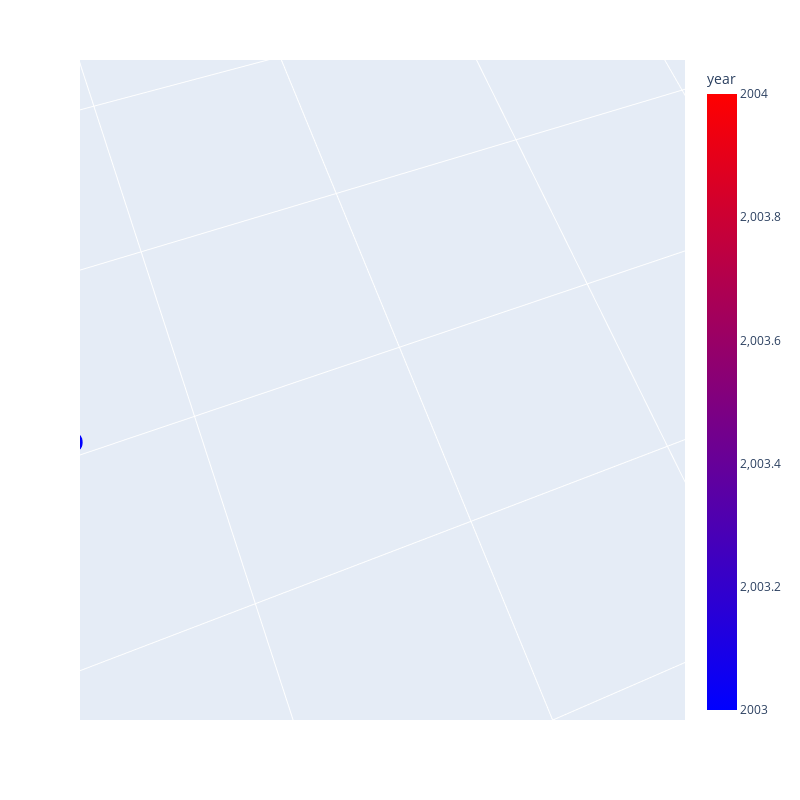

The notebook cell this image was saved under:
### Code cell
fig = px.scatter_3d(df, x='qpc', y='price' , z='year',
              color='year', color_continuous_scale=['blue', 'red'])
fig.update_layout(
    autosize=False,
    width=800,
    height=800)
fig.show()

### Figure 1 — Plotly figure (JSON) as saved in the notebook; plotly's stock layout.template omitted (floating-point values rounded to 4 significant figures)
{"data": [{"hovertemplate": "qpc=%{x}<br>price=%{y}<br>year=%{marker.color}<extra></extra>", "legendgroup": "", "marker": {"color": [2003, 2004, 2003, 2004, 2003, 2004, 2003, 2004], "coloraxis": "coloraxis", "symbol": "circle"}, "mode": "markers", "name": "", "scene": "scene", "showlegend": false, "type": "scatter3d", "x": [2, 1.8, 1, 1.1, 1.5, 1.4, 0.8, 0.7], "y": [75, 85, 50, 48, 60, 65, 55, 60], "z": [2003, 2004, 2003, 2004, 2003, 2004, 2003, 2004]}], "layout": {"autosize": false, "coloraxis": {"colorbar": {"title": {"text": "year"}}, "colorscale": [[0, "blue"], [1, "red"]]}, "dragmode": "zoom", "height": 800, "legend": {"tracegroupgap": 0}, "margin": {"t": 60}, "scene": {"aspectmode": "auto", "aspectratio": {"x": 1, "y": 1, "z": 1}, "camera": {"center": {"x": 4.441e-16, "y": 2.22e-16, "z": 2.22e-16}, "eye": {"x": 0.001645, "y": 0.002668, "z": 0.009496}, "projection": {"type": "perspective"}, "up": {"x": -0.3221, "y": -0.8954, "z": 0.3074}}, "domain": {"x": [0, 1], "y": [0, 1]}, "dragmode": "orbit", "xaxis": {"title": {"text": "qpc"}, "type": "linear"}, "yaxis": {"title": {"text": "price"}, "type": "linear"}, "zaxis": {"title": {"text": "year"}, "type": "linear"}}, "width": 800}}
